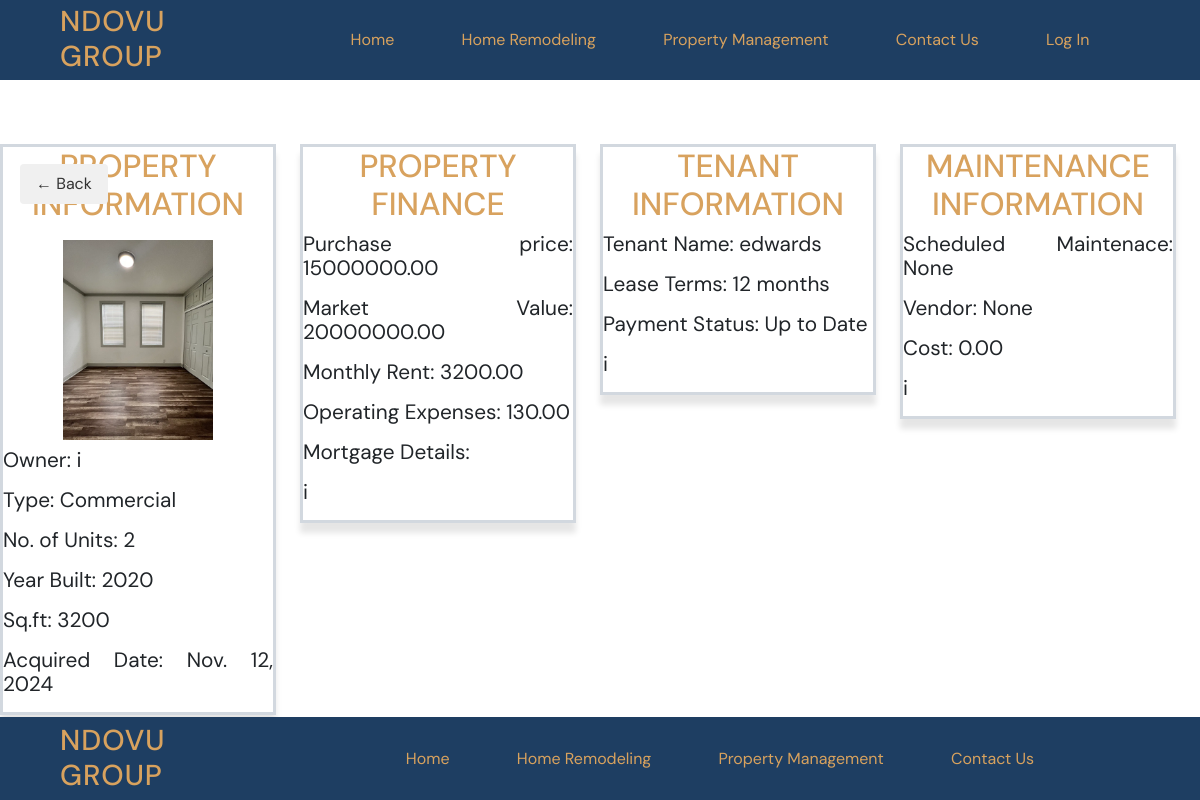
/property/25/, run on the app's committed database.
### property/models.py (models this page shows, shortened)
class PropertyManagement(models.Model):
    property_owner = models.CharField(max_length=128)
    image = models.ImageField(upload_to="static/img")
    address = models.CharField(max_length=200)
    property_type = models.CharField(max_length=50)
    number_of_units = models.CharField(max_length=10)
    year_built = models.TextField()
    square_footage = models.CharField(max_length=10)
    acquired_date = models.DateField()
    def __str__(self):
        return self.property_owner

class PropertyFinance(models.Model):
    purchase_price = MoneyField(max_digits=14, decimal_places=2, default_currency='USD')
    market_value = MoneyField(max_digits=14, decimal_places=2, default_currency='USD')
    monthly_rent = MoneyField(max_digits=14, decimal_places=2, default_currency='USD')
    operating_expenses = MoneyField(max_digits=14, decimal_places=2, default_currency='USD')
    mortgage_details = models.TextField()
    property = models.ForeignKey(PropertyManagement, null=True, blank=True, on_delete=models.CASCADE)

class PropertyTenantInfo(models.Model):
    name = models.CharField(max_length=128)
    lease_terms = models.CharField(max_length=50)
    rent_payment_status = models.CharField(max_length=10)
    property = models.ForeignKey(PropertyManagement, null=True, blank=True, on_delete=models.CASCADE)

class PropertyMaintenanceInfo(models.Model):
    scheduled_maintenance = models.CharField(max_length=128)
    vendor = models.CharField(max_length=50)
    cost = MoneyField(max_digits=14, decimal_places=2, default_currency='USD')
    property = models.ForeignKey(PropertyManagement, null=True, blank=True, on_delete=models.CASCADE)

### property/views.py (the view)
# urls.py: path("<int:pk>/", views.PropertyDetailView.as_view(), name="property_detail"),
class PropertyDetailView(DetailView): # read single, reads a single copy for read-only
        template_name = "property/property_detail.html"
        model = PropertyManagement
        def get_context_data(self, **kwargs):
                context = super().get_context_data(**kwargs)
                property = self.object
                finance = PropertyFinance.objects.filter(property=property).first()
                context["propertyfinance"] = finance
                tenant =  PropertyTenantInfo.objects.filter(property=property).first()
                context["propertytenantinfo"] = tenant
                maintenance = PropertyMaintenanceInfo.objects.filter(property=property).first()
                context["propertymaintenanceinfo"] = maintenance
                return context

### templates/property/property_detail.html (shortened to what this page needs)
{% extends 'base.html' %} {% load static %}  {% block content %}
<section class=" details-container center-row">
  <div class="details-property">
    <h1>Property Information</h1>
    {% if propertymanagement.image %}
    <img src="{{ propertymanagement.image.url }}" alt="house" />
    {% endif %}
    <p>Owner: {{ propertymanagement.property_owner }}</p>
    <p>Type: {{ propertymanagement.property_type }}</p>
    <p>No. of Units: {{ propertymanagement.number_of_units }}</p>
    <p>Year Built: {{ propertymanagement.year_built }}</p>
    <p>Sq.ft: {{ propertymanagement.square_footage }}</p>
    <p>Acquired Date: {{ propertymanagement.acquired_date }}</p>
  </div>
    <div class="details-property">
      <h1>Property Finance</h1>
      <p>Purchase price: {{ propertyfinance.purchase_price }}</p>
      <p>Market Value: {{ propertyfinance.market_value }}</p>
      <p>Monthly Rent: {{ propertyfinance.monthly_rent }}</p>
      <p>Operating Expenses: {{ propertyfinance.operating_expenses }}</p>
      <p>Mortgage Details: {{ propertyfinance.mortgage_detail }}</p>
      <p>{{ propertyfinance.property }}</p>
    </div>
    <div class="details-property">
      <h1>Tenant Information</h1>
      <p>Tenant Name: {{ propertytenantinfo.name }}</p>
      <p>Lease Terms: {{ propertytenantinfo.lease_terms }}</p>
      <p>Payment Status: {{ propertytenantinfo.rent_payment_status }}</p>
      <p>{{ propertytenantinfo.property }}</p>
    </div>
    <div class="details-property">
      <h1>Maintenance Information</h1>
      <p>
        Scheduled Maintenace: {{ propertymaintenanceinfo.scheduled_maintenance }} </p>
      <p>Vendor: {{ propertymaintenanceinfo.vendor }}</p>
      <p>Cost: {{ propertymaintenanceinfo.cost }}</p>
      <p>{{ propertymaintenanceinfo.property }}</p>
    </div>
    <a href="{% url 'property_list' %}" class="back-button">← Back</a>
</section>
{% endblock content %}

### static/css/base.css (style rules this page uses)
:root { --secondary-color-600: #d8a25e; --background-color: #fdfdfd; --surface-color: #1e3e62; --neutral-color:#2e2f30; --DM-font: "DM Sans", sans-serif; }
* { font-family: var(--DM-font); margin: 0; padding: 0; text-decoration: none; }
html { font-size: 16px; background-color: var(--background-color); }
h1 { color: var(--secondary-color-600); font-size: 2rem; text-transform: uppercase; text-align: center; }
p { line-height: 1.5rem; font-size: 1.3rem; }
.center-row { display: flex; justify-content: center; align-items: center; }

### static/css/section.css (style rules this page uses)
.details-container { align-items: baseline; margin-top: 4rem; position: relative; }
.details-property { width: 400px; display: inline-block; border: 3px solid rgba(30, 62, 98, 0.2); box-shadow: 0 10px 6px rgba(0, 0, 0, 0.1); margin-bottom: 5rem; vertical-align: top; margin-right: 1.5rem; margin-left: 0rem; text-align: justify; align-items: baseline; }
.details-property img { height: 200px; object-fit: contain; display: block; margin: 1rem auto 0; }
.back-button { display: inline-block; padding: 8px 16px; position: absolute; top: 20px; left: 20px; background-color: #f0f0f0; color: #333; text-decoration: none; border-radius: 4px; transition: background-color 0.3s; }

### data on the page
PropertyManagement: image (picture), property_owner "i", property_type "Commercial", number_of_units "2", year_built "2020", square_footage "3200", acquired_date "Nov. 12, 2024"
PropertyFinance: purchase_price "15000000.00", market_value "20000000.00", monthly_rent "3200.00", operating_expenses "130.00", property "i"
PropertyTenantInfo: name "edwards", lease_terms "12 months", rent_payment_status "Up to Date", property "i"
PropertyMaintenanceInfo: scheduled_maintenance "None", vendor "None", cost "0.00", property "i"
